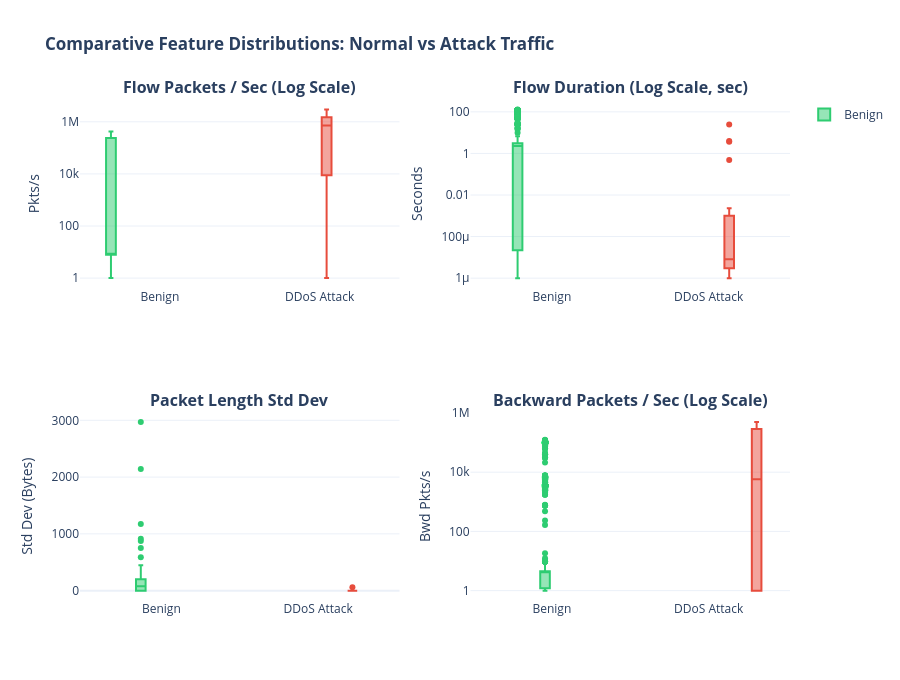

The notebook cell saved with this chart:
### Markdown cell above
---
## 6. Feature Distributions and Box Plots

DDoS attacks flood networks with high-frequency, low-duration flows. Comparing feature distributions on a log-scale across classes.

### Code cell
# Sample 25,000 rows for smooth boxplot visualization
sample_df = df.sample(n=min(25000, len(df)), random_state=42).copy()

fig_box = make_subplots(
    rows=2, cols=2,
    subplot_titles=(
        "<b>Flow Packets / Sec (Log Scale)</b>",
        "<b>Flow Duration (Log Scale, sec)</b>",
        "<b>Packet Length Std Dev</b>",
        "<b>Backward Packets / Sec (Log Scale)</b>"
    )
)

colors = {'Benign': '#2ECC71', 'DDoS Attack': '#E74C3C'}

# Flow Pkts/s
for cls in ['Benign', 'DDoS Attack']:
    sub = sample_df[sample_df['Class_Label'] == cls]
    fig_box.add_trace(
        go.Box(y=sub['Flow Pkts/s'] + 1, name=cls, marker_color=colors[cls], showlegend=(cls=='Benign')),
        row=1, col=1
    )
    fig_box.add_trace(
        go.Box(y=sub['Flow Duration'] + 1e-6, name=cls, marker_color=colors[cls], showlegend=False),
        row=1, col=2
    )
    fig_box.add_trace(
        go.Box(y=sub['Pkt Len Std'], name=cls, marker_color=colors[cls], showlegend=False),
        row=2, col=1
    )
    fig_box.add_trace(
        go.Box(y=sub['Bwd Pkts/s'] + 1, name=cls, marker_color=colors[cls], showlegend=False),
        row=2, col=2
    )

fig_box.update_yaxes(type="log", row=1, col=1, title_text="Pkts/s")
fig_box.update_yaxes(type="log", row=1, col=2, title_text="Seconds")
fig_box.update_yaxes(row=2, col=1, title_text="Std Dev (Bytes)")
fig_box.update_yaxes(type="log", row=2, col=2, title_text="Bwd Pkts/s")

fig_box.update_layout(
    height=680,
    title_text="<b>Comparative Feature Distributions: Normal vs Attack Traffic</b>",
    boxmode='group'
)

fig_box.show()

### Figure 1 — Plotly figure (JSON) as saved in the notebook; plotly's stock layout.template omitted (floating-point values rounded to 4 significant figures; data arrays with more than 128 entries replaced by an {"elided": "..."} marker saying what was removed)
{"data": [{"marker": {"color": "#2ECC71"}, "name": "Benign", "showlegend": true, "type": "box", "xaxis": "x", "y": {"elided": "5730 float values"}, "yaxis": "y"}, {"marker": {"color": "#2ECC71"}, "name": "Benign", "showlegend": false, "type": "box", "xaxis": "x2", "y": {"elided": "5730 float values"}, "yaxis": "y2"}, {"marker": {"color": "#2ECC71"}, "name": "Benign", "showlegend": false, "type": "box", "xaxis": "x3", "y": {"elided": "5730 float values"}, "yaxis": "y3"}, {"marker": {"color": "#2ECC71"}, "name": "Benign", "showlegend": false, "type": "box", "xaxis": "x4", "y": {"elided": "5730 float values"}, "yaxis": "y4"}, {"marker": {"color": "#E74C3C"}, "name": "DDoS Attack", "showlegend": false, "type": "box", "xaxis": "x", "y": {"elided": "19270 float values"}, "yaxis": "y"}, {"marker": {"color": "#E74C3C"}, "name": "DDoS Attack", "showlegend": false, "type": "box", "xaxis": "x2", "y": {"elided": "19270 float values"}, "yaxis": "y2"}, {"marker": {"color": "#E74C3C"}, "name": "DDoS Attack", "showlegend": false, "type": "box", "xaxis": "x3", "y": {"elided": "19270 float values"}, "yaxis": "y3"}, {"marker": {"color": "#E74C3C"}, "name": "DDoS Attack", "showlegend": false, "type": "box", "xaxis": "x4", "y": {"elided": "19270 float values"}, "yaxis": "y4"}], "layout": {"annotations": [{"font": {"size": 16}, "showarrow": false, "text": "<b>Flow Packets / Sec (Log Scale)</b>", "x": 0.225, "xanchor": "center", "xref": "paper", "y": 1.0, "yanchor": "bottom", "yref": "paper"}, {"font": {"size": 16}, "showarrow": false, "text": "<b>Flow Duration (Log Scale, sec)</b>", "x": 0.775, "xanchor": "center", "xref": "paper", "y": 1.0, "yanchor": "bottom", "yref": "paper"}, {"font": {"size": 16}, "showarrow": false, "text": "<b>Packet Length Std Dev</b>", "x": 0.225, "xanchor": "center", "xref": "paper", "y": 0.375, "yanchor": "bottom", "yref": "paper"}, {"font": {"size": 16}, "showarrow": false, "text": "<b>Backward Packets / Sec (Log Scale)</b>", "x": 0.775, "xanchor": "center", "xref": "paper", "y": 0.375, "yanchor": "bottom", "yref": "paper"}], "boxmode": "group", "height": 680, "title": {"text": "<b>Comparative Feature Distributions: Normal vs Attack Traffic</b>"}, "xaxis": {"anchor": "y", "domain": [0.0, 0.45]}, "xaxis2": {"anchor": "y2", "domain": [0.55, 1.0]}, "xaxis3": {"anchor": "y3", "domain": [0.0, 0.45]}, "xaxis4": {"anchor": "y4", "domain": [0.55, 1.0]}, "yaxis": {"anchor": "x", "domain": [0.625, 1.0], "title": {"text": "Pkts/s"}, "type": "log"}, "yaxis2": {"anchor": "x2", "domain": [0.625, 1.0], "title": {"text": "Seconds"}, "type": "log"}, "yaxis3": {"anchor": "x3", "domain": [0.0, 0.375], "title": {"text": "Std Dev (Bytes)"}}, "yaxis4": {"anchor": "x4", "domain": [0.0, 0.375], "title": {"text": "Bwd Pkts/s"}, "type": "log"}}}
